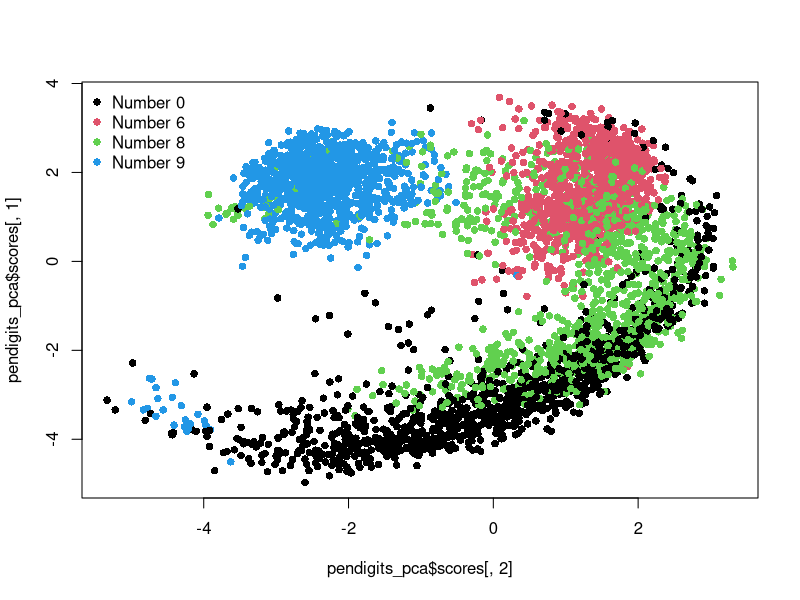

Write R code to recreate this figure. (Note: this script raises an error after producing the figure.)
## ---- chunk 1
library(knitr)
opts_chunk$set(tidy.opts = list(width.cutoff = 60), tidy = TRUE)
## ---- chunk 2
library(nnet)
library(caret)
library(kernlab)
## ---- chunk 3
vehicles <- read.csv(file = '../Data_csv/vehicle.csv')
# remove the classdigit because we already have a class variable
vehicles <- subset(vehicles, select = -classdigit)
vehicles$class <- factor(vehicles$class)
## ---- chunk 4
set.seed(42)
inTrain_vehicles <- createDataPartition(vehicles$class, p = 0.8)[[1]]
vehicles_train <- vehicles[inTrain_vehicles,]
vehicles_test <- vehicles[-inTrain_vehicles,]
## ---- chunk 5
vehicles_mlc <- glm(formula = class ~ ., data = vehicles_train, family = binomial)
summary(vehicles_mlc)
## ---- chunk 6
vehicles_num_hidden_nodes <- 20
vehicles_nnets <- vector(mode = "list", length = vehicles_num_hidden_nodes)
for (i in 1:vehicles_num_hidden_nodes) {
  vehicles_nnets[[i]] <- nnet(class ~ . - class, data = vehicles_train, size = i, trace = F)
}
## ---- chunk 7
vehicles_mlc_pi1_hat <- predict(vehicles_mlc, vehicles_test, type = 'response')
vehicles_mlc_gr_hat <- ifelse(vehicles_mlc_pi1_hat > 0.5, 2, 1)
vehicles_mlc_mctable <- table(vehicles_mlc_gr_hat, vehicles_test$class)
vehicles_mlc_mctable
## ---- chunk 8
1 - sum(diag(vehicles_mlc_mctable)) / length(vehicles_test$class)
## ---- chunk 9
vehicles_nnets_cms <- vector(mode = 'list', length = vehicles_num_hidden_nodes)
vehicles_nnets_mscrs <- list()
for (i in 1:vehicles_num_hidden_nodes) {
  vehicles_nnets_cms[[i]] <- confusionMatrix(
    factor(
      predict(vehicles_nnets[[i]], newdata = vehicles_test, type = 'class'),
      levels = levels(vehicles_test$class)),
    vehicles_test$class)
  vehicles_nnets_mscrs[i] <- 1 - vehicles_nnets_cms[[i]]$overall["Accuracy"]
}
## ---- chunk 10
for (i in 1:vehicles_num_hidden_nodes) {
  cat('Misclassification rate for',
      i,
      'hidden nodes:',
      vehicles_nnets_mscrs[[i]],
      '\n')
}
## ---- chunk 11
vehicles_nnets_min_mscrs <- which.min(vehicles_nnets_mscrs)
cat('The lowest msr is on the neural network with',
    vehicles_nnets_min_mscrs,
    'hidden nodes and a rate of',
    vehicles_nnets_mscrs[[vehicles_nnets_min_mscrs]],
    '.')
## ---- chunk 12
vehicles_nnets_cms[[vehicles_nnets_min_mscrs]]
## ---- chunk 13
pendigits <- read.csv(file = '../Data_csv/pendigits.csv')
pendigits$digit <- factor(pendigits$digit)
pendigits <- pendigits[pendigits$digit %in% c(0, 6, 8, 9),]
pendigits[, 2:17] <- scale(pendigits[, 2:17])
pendigits <- transform(pendigits,
                       color = ifelse(digit == 0, 1,
                                      ifelse(digit == 6, 2,
                                             ifelse(digit == 8, 3,
                                                    ifelse(digit == 9, 4, 0)
                                             )
                                      )
                       )
)
## ---- chunk 14
pendigits_pca <- princomp(~. - digit - color, data = pendigits)
plot(pendigits_pca$scores[, 1] ~ pendigits_pca$scores[, 2], col = pendigits$color, pch = 16)
legend('topleft', col = 1:4, legend = paste('Number', c(0, 6, 8, 9)), pch = 16, bty = 'n')
## ---- chunk 15
pendigits_kpca <- kpca(~. - digit, data = pendigits, kernel = 'rbfdot', kpar = list(sigma = 0.1), features = 2)
plot(rotated(pendigits_kpca)[, 1], rotated(pendigits_kpca)[, 2], pch = 16, col = as.numeric(pendigits$color))
legend('bottomleft', col = 1:4, legend = paste('Number', c(0, 6, 8, 9)), pch = 16, bty = 'n')
